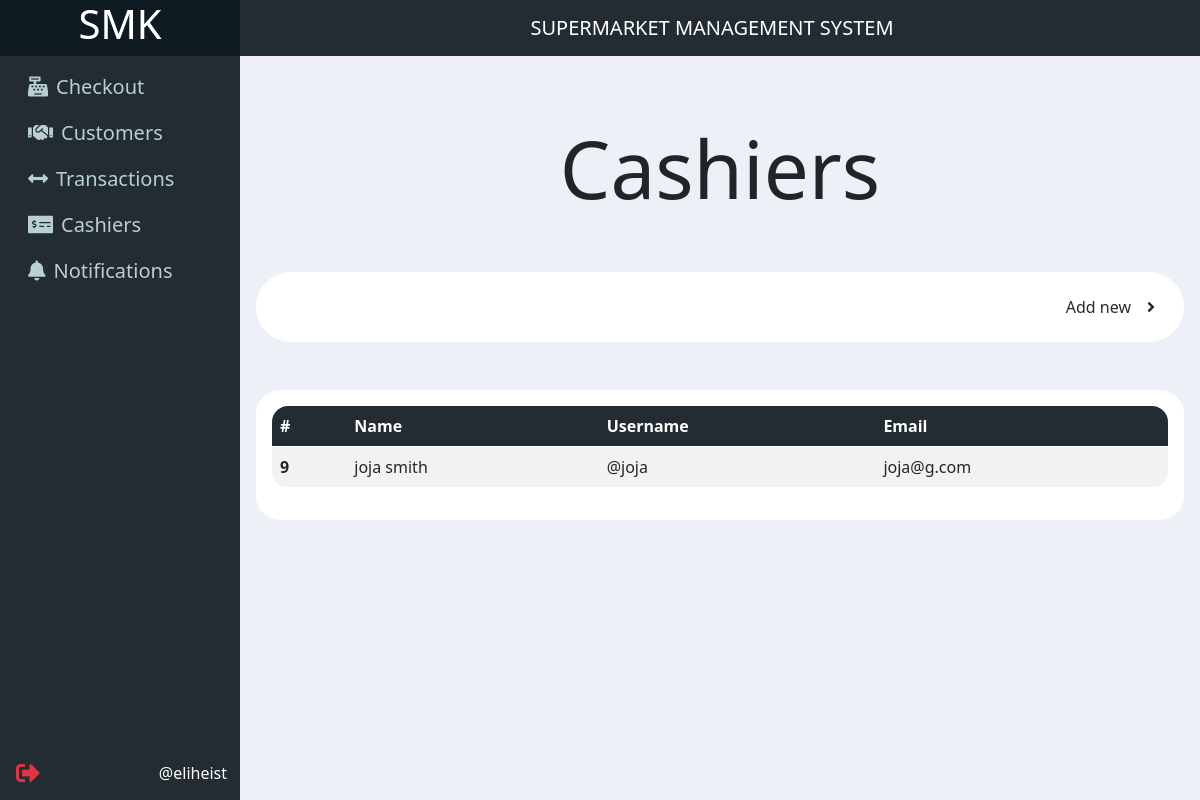
Screenshot of /accounts/cashiers/ (signed in) with the database file from the repository.
### accounts/models.py (models this page shows)
class User(AbstractUser):
    is_manager = models.BooleanField(default=False)
    is_cashier = models.BooleanField(default=True)
    customer_account = models.ForeignKey('Customer', on_delete=models.DO_NOTHING, null=True)

### accounts/views.py (the view)
# urls.py: path('cashiers/', CashierListView.as_view(), name='cashier-list'),
class CashierListView(LoginRequiredMixin, ListView):
    model = User
    context_object_name = 'cashiers'
    template_name = "accounts/cashier-list.html"
    def get_queryset(self):
        return User.objects.filter(is_cashier=True, is_staff=False)

### accounts/templates/accounts/cashier-list.html
{% extends 'base.html' %}
{% block content %}
    <h1 class="display-1 py-5 text-center">Cashiers</h1>
    <div class="d-flex bg-white justify-content-end p-3 rounded-pill">
        <a href="{% url 'accounts:signup' %}" class="btn text-primary">Add new<i class="fas fa-angle-right ms-3"></i></a>
    </div>
    <div class="p-3 bg-white rounded-5 mt-5">
        <table class="table table-striped bg-white rounded-4">
            <thead class="bg-primary text-white">
                <tr>
                    <th scope="col">#</th>
                    <th scope="col">Name</th>
                    <th scope="col">Username</th>
                    <th scope="col">Email</th>
                </tr>
            </thead>
            <tbody>
                {% for cashier in cashiers %}
                <tr class="border-white">
                    <td scope="row" class="fw-bold">{{ cashier.pk }}</td>
                    <td>{{ cashier.first_name }} {{ cashier.last_name }}</td>
                    <td>@{{ cashier.username }}</td>
                    <td>{{ cashier.email }}</td>
                </tr>
                {% endfor %}
            </tbody>
        </table>
    </div>
{% endblock content %}

### templates/components/footer.html (shortened to what this page needs)
{% load static %}
<footer class="h-100 bg-dark d-grid">
  <nav class="navbar navbar-expand align-items-start" aria-label="Second navbar example">
    <div class="container">
      {% if request.user.is_authenticated %}
      <div class="collapse navbar-collapse" id="navbarsExample02">
        <ul class="navbar-nav mb-auto fs-5 d-flex flex-column">
          <li class="nav-item  mx-2">
            <a class="nav-link text-altlight" href="{% url 'main:landingpage' %}"><i
                class="fas fa-cash-register me-2"></i>Checkout</a>
          </li>
          <li class="nav-item  mx-2">
            <a class="nav-link text-altlight" href="{% url 'accounts:customer-list' %}"><i
                class="fas fa-handshake me-2"></i>Customers</a>
          </li>
          {% if request.user.is_staff %}
          <li class="nav-item  mx-2">
            <a class="nav-link text-altlight" href="{% url 'sales:sales-list' %}"><i
                class="fas fa-arrows-alt-h me-2"></i>Transactions</a>
          </li>
          <li class="nav-item  mx-2">
            <a class="nav-link text-altlight" href="{% url 'accounts:cashier-list' %}"><i
                class="fas fa-money-check-alt me-2"></i>Cashiers</a>
          </li>
          <li class="nav-item  mx-2">
            <a class="nav-link text-altlight" href="#" id="notification-area" data-url="{% url 'api:notifications' %}"><i class="fas fa-bell me-2"></i>Notifications </a>
          </li>
          {% endif %}
        </ul>
      </div>
      {% endif %}
    </div>
  </nav>
  <div class="notifications">
  </div>
  <div class="d-flex justify-content-between py-2">
    {% if request.user.is_authenticated %}
    <a class="text-decoration-none m-0 text-danger d-flex align-items-center ms-3" href="{% url 'accounts:logout' %}"><i
      class="fas fa-sign-out-alt fs-4"></i></a>
    <div class="user text-light d-flex align-items-center">
      <div class="dropdown">
        <button class="btn text-white" type="button" id="dropdownMenuButton" data-bs-toggle="dropdown"
          aria-expanded="false">
          @{{ request.user.username }}
        </button>
      </div>
    </div>
    {% endif %}
  </div>
</footer>

### templates/base.html (style rules this page uses)
#base-site footer { grid-area: footer; height: 100%; }
footer { grid-template-rows: auto 1fr auto; }

### rows the page displays
User: pk "9", first_name "joja", last_name "smith", username "joja", email "joja@g.com"
User: user.username "eliheist"
